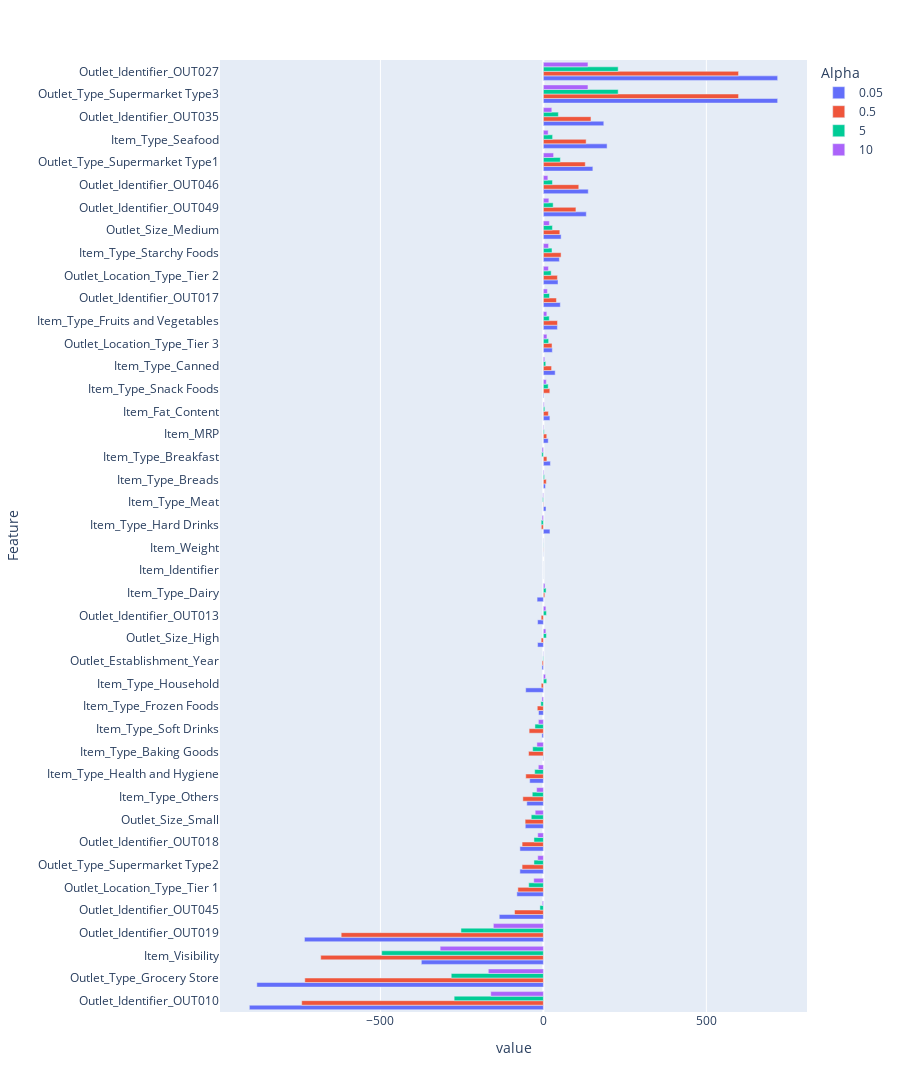

Here is the notebook cell this chart was saved with:
### Code cell
bar_chart = pd.DataFrame({'Feature': x_train.columns,
                          '0.05': ridgeReg1.coef_,
                          '0.5': ridgeReg2.coef_,
                          '5': ridgeReg3.coef_,
                          '10': ridgeReg4.coef_})

fig = px.bar(bar_chart, x=['0.05', '0.5', '5', '10'], y='Feature')

fig.update_layout(legend=dict(title="Alpha"),
                  barmode='group',
                  height=1200,
                  yaxis={'categoryorder':'total ascending'})
fig.show()

### Figure 1 — Plotly figure (JSON) as saved in the notebook; plotly's stock layout.template omitted (floating-point values rounded to 4 significant figures)
{"data": [{"alignmentgroup": "True", "hovertemplate": "variable=0.05<br>value=%{x}<br>Feature=%{y}<extra></extra>", "legendgroup": "0.05", "marker": {"color": "#636efa", "pattern": {"shape": ""}}, "name": "0.05", "offsetgroup": "0.05", "orientation": "h", "showlegend": true, "textposition": "auto", "type": "bar", "x": [0.0373, -0.3515, 19.94, -374.5, 14.82, -4.517, -1.47, 6.355, 21.51, 36.15, -19.34, -14.91, 42.98, 20.09, -42.03, -54.31, 7.974, -50.9, 195.4, 1.698, -4.69, 49.08, -902.1, -17.83, 51.9, -72.14, -733.0, 718.7, 185.3, -135.5, 137.7, 131.6, -17.83, 54.42, -55.56, -81.42, 44.92, 27.41, -879.2, 151.8, -72.14, 718.7], "xaxis": "x", "y": ["Item_Identifier", "Item_Weight", "Item_Fat_Content", "Item_Visibility", "Item_MRP", "Outlet_Establishment_Year", "Item_Type_Baking Goods", "Item_Type_Breads", "Item_Type_Breakfast", "Item_Type_Canned", "Item_Type_Dairy", "Item_Type_Frozen Foods", "Item_Type_Fruits and Vegetables", "Item_Type_Hard Drinks", "Item_Type_Health and Hygiene", "Item_Type_Household", "Item_Type_Meat", "Item_Type_Others", "Item_Type_Seafood", "Item_Type_Snack Foods", "Item_Type_Soft Drinks", "Item_Type_Starchy Foods", "Outlet_Identifier_OUT010", "Outlet_Identifier_OUT013", "Outlet_Identifier_OUT017", "Outlet_Identifier_OUT018", "Outlet_Identifier_OUT019", "Outlet_Identifier_OUT027", "Outlet_Identifier_OUT035", "Outlet_Identifier_OUT045", "Outlet_Identifier_OUT046", "Outlet_Identifier_OUT049", "Outlet_Size_High", "Outlet_Size_Medium", "Outlet_Size_Small", "Outlet_Location_Type_Tier 1", "Outlet_Location_Type_Tier 2", "Outlet_Location_Type_Tier 3", "Outlet_Type_Grocery Store", "Outlet_Type_Supermarket Type1", "Outlet_Type_Supermarket Type2", "Outlet_Type_Supermarket Type3"], "yaxis": "y"}, {"alignmentgroup": "True", "hovertemplate": "variable=0.5<br>value=%{x}<br>Feature=%{y}<extra></extra>", "legendgroup": "0.5", "marker": {"color": "#EF553B", "pattern": {"shape": ""}}, "name": "0.5", "offsetgroup": "0.5", "orientation": "h", "showlegend": true, "textposition": "auto", "type": "bar", "x": [0.01429, 0.5727, 15.26, -683.1, 10.34, -3.842, -45.43, 8.875, 10.78, 25.13, 4.281, -18.76, 43.29, -6.392, -54.1, -6.639, 1.172, -63.05, 131.1, 19.69, -43.78, 54.26, -741.5, -6.839, 40.03, -65.38, -620.4, 598.8, 146.0, -88.54, 108.6, 99.83, -6.839, 50.36, -56.08, -78.31, 43.03, 26.52, -732.0, 128.5, -65.38, 598.8], "xaxis": "x", "y": ["Item_Identifier", "Item_Weight", "Item_Fat_Content", "Item_Visibility", "Item_MRP", "Outlet_Establishment_Year", "Item_Type_Baking Goods", "Item_Type_Breads", "Item_Type_Breakfast", "Item_Type_Canned", "Item_Type_Dairy", "Item_Type_Frozen Foods", "Item_Type_Fruits and Vegetables", "Item_Type_Hard Drinks", "Item_Type_Health and Hygiene", "Item_Type_Household", "Item_Type_Meat", "Item_Type_Others", "Item_Type_Seafood", "Item_Type_Snack Foods", "Item_Type_Soft Drinks", "Item_Type_Starchy Foods", "Outlet_Identifier_OUT010", "Outlet_Identifier_OUT013", "Outlet_Identifier_OUT017", "Outlet_Identifier_OUT018", "Outlet_Identifier_OUT019", "Outlet_Identifier_OUT027", "Outlet_Identifier_OUT035", "Outlet_Identifier_OUT045", "Outlet_Identifier_OUT046", "Outlet_Identifier_OUT049", "Outlet_Size_High", "Outlet_Size_Medium", "Outlet_Size_Small", "Outlet_Location_Type_Tier 1", "Outlet_Location_Type_Tier 2", "Outlet_Location_Type_Tier 3", "Outlet_Type_Grocery Store", "Outlet_Type_Supermarket Type1", "Outlet_Type_Supermarket Type2", "Outlet_Type_Supermarket Type3"], "yaxis": "y"}, {"alignmentgroup": "True", "hovertemplate": "variable=5<br>value=%{x}<br>Feature=%{y}<extra></extra>", "legendgroup": "5", "marker": {"color": "#00cc96", "pattern": {"shape": ""}}, "name": "5", "offsetgroup": "5", "orientation": "h", "showlegend": true, "textposition": "auto", "type": "bar", "x": [0.002119, 0.5992, 4.27, -496.1, 2.588, -1.456, -32.88, 3.409, -5.048, 7.207, 8.237, -7.824, 17.96, -6.782, -26.71, 10.21, -2.404, -34.14, 28.27, 14.64, -25.94, 26.42, -273.8, 9.357, 18.74, -28.97, -252.9, 229.4, 45.94, -10.72, 27.81, 29.95, 9.357, 27.82, -37.32, -45.03, 23.82, 16.1, -282.8, 52.02, -28.97, 229.4], "xaxis": "x", "y": ["Item_Identifier", "Item_Weight", "Item_Fat_Content", "Item_Visibility", "Item_MRP", "Outlet_Establishment_Year", "Item_Type_Baking Goods", "Item_Type_Breads", "Item_Type_Breakfast", "Item_Type_Canned", "Item_Type_Dairy", "Item_Type_Frozen Foods", "Item_Type_Fruits and Vegetables", "Item_Type_Hard Drinks", "Item_Type_Health and Hygiene", "Item_Type_Household", "Item_Type_Meat", "Item_Type_Others", "Item_Type_Seafood", "Item_Type_Snack Foods", "Item_Type_Soft Drinks", "Item_Type_Starchy Foods", "Outlet_Identifier_OUT010", "Outlet_Identifier_OUT013", "Outlet_Identifier_OUT017", "Outlet_Identifier_OUT018", "Outlet_Identifier_OUT019", "Outlet_Identifier_OUT027", "Outlet_Identifier_OUT035", "Outlet_Identifier_OUT045", "Outlet_Identifier_OUT046", "Outlet_Identifier_OUT049", "Outlet_Size_High", "Outlet_Size_Medium", "Outlet_Size_Small", "Outlet_Location_Type_Tier 1", "Outlet_Location_Type_Tier 2", "Outlet_Location_Type_Tier 3", "Outlet_Type_Grocery Store", "Outlet_Type_Supermarket Type1", "Outlet_Type_Supermarket Type2", "Outlet_Type_Supermarket Type3"], "yaxis": "y"}, {"alignmentgroup": "True", "hovertemplate": "variable=10<br>value=%{x}<br>Feature=%{y}<extra></extra>", "legendgroup": "10", "marker": {"color": "#ab63fa", "pattern": {"shape": ""}}, "name": "10", "offsetgroup": "10", "orientation": "h", "showlegend": true, "textposition": "auto", "type": "bar", "x": [0.001086, 0.3703, 2.349, -316.8, 1.413, -0.8486, -19.93, 1.973, -4.164, 4.085, 4.849, -4.539, 10.51, -3.896, -15.55, 6.602, -1.644, -20.71, 14.6, 8.936, -15.35, 15.84, -161.5, 7.591, 12.34, -17.33, -153.5, 136.7, 25.8, -3.335, 13.68, 16.76, 7.591, 18.27, -25.21, -29.56, 15.36, 10.83, -169.1, 31.29, -17.33, 136.7], "xaxis": "x", "y": ["Item_Identifier", "Item_Weight", "Item_Fat_Content", "Item_Visibility", "Item_MRP", "Outlet_Establishment_Year", "Item_Type_Baking Goods", "Item_Type_Breads", "Item_Type_Breakfast", "Item_Type_Canned", "Item_Type_Dairy", "Item_Type_Frozen Foods", "Item_Type_Fruits and Vegetables", "Item_Type_Hard Drinks", "Item_Type_Health and Hygiene", "Item_Type_Household", "Item_Type_Meat", "Item_Type_Others", "Item_Type_Seafood", "Item_Type_Snack Foods", "Item_Type_Soft Drinks", "Item_Type_Starchy Foods", "Outlet_Identifier_OUT010", "Outlet_Identifier_OUT013", "Outlet_Identifier_OUT017", "Outlet_Identifier_OUT018", "Outlet_Identifier_OUT019", "Outlet_Identifier_OUT027", "Outlet_Identifier_OUT035", "Outlet_Identifier_OUT045", "Outlet_Identifier_OUT046", "Outlet_Identifier_OUT049", "Outlet_Size_High", "Outlet_Size_Medium", "Outlet_Size_Small", "Outlet_Location_Type_Tier 1", "Outlet_Location_Type_Tier 2", "Outlet_Location_Type_Tier 3", "Outlet_Type_Grocery Store", "Outlet_Type_Supermarket Type1", "Outlet_Type_Supermarket Type2", "Outlet_Type_Supermarket Type3"], "yaxis": "y"}], "layout": {"barmode": "group", "height": 1200, "legend": {"title": {"text": "Alpha"}, "tracegroupgap": 0}, "margin": {"t": 60}, "xaxis": {"anchor": "y", "domain": [0, 1], "title": {"text": "value"}}, "yaxis": {"anchor": "x", "categoryorder": "total ascending", "domain": [0, 1], "title": {"text": "Feature"}}}}
